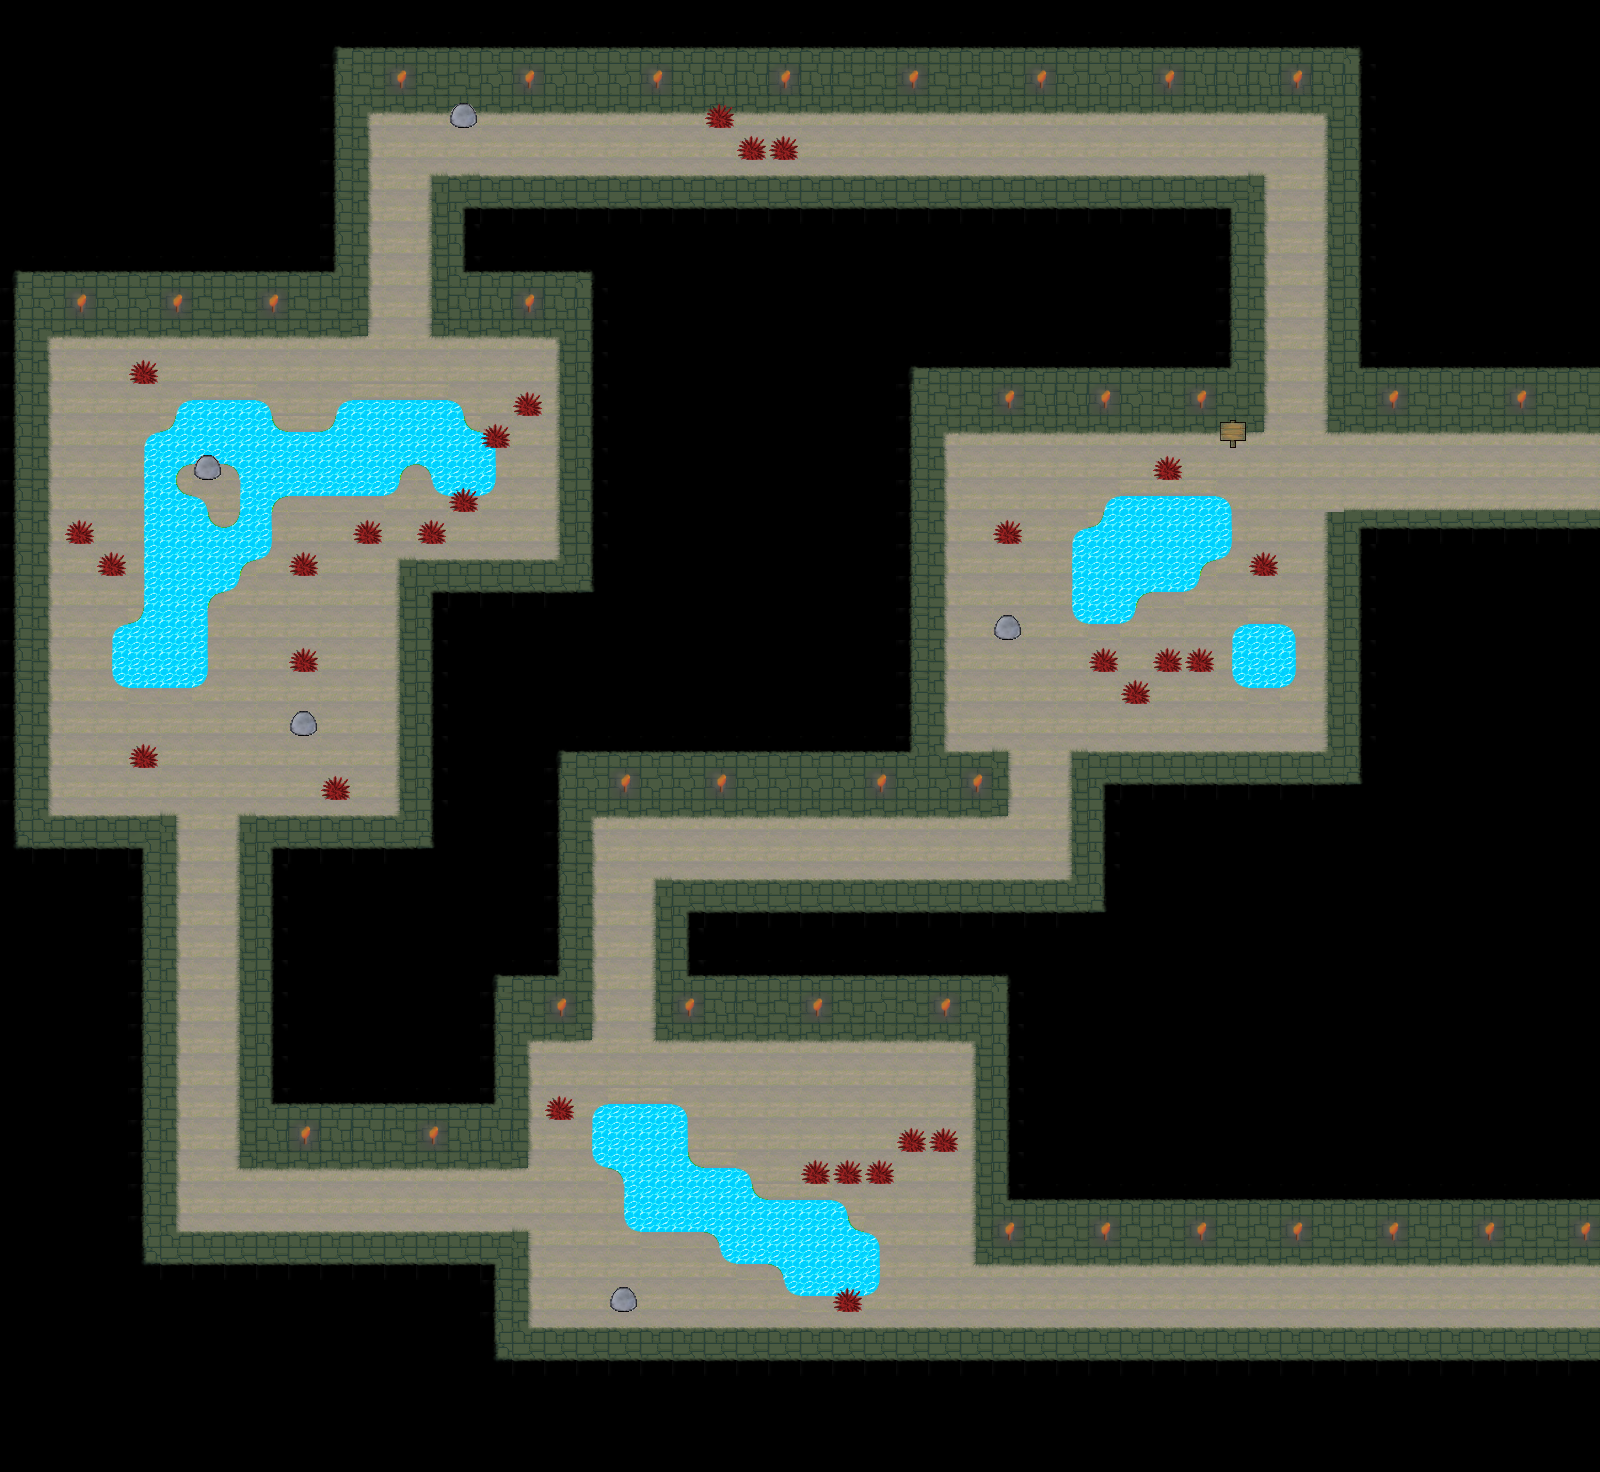

A level layout from a 2D game, rendered from its tile map. Below: a short description, then the map file with tile-grid data replaced by summaries:
An orthogonal 50x46 tile map with 32x32 px tiles, 4 tile layers (Hintergrund, Hintergrund2, Dekoration, Vordergrund), 2 tilesets and 80 objects (26x Welt, Start).

<map version="1.0" orientation="orthogonal" renderorder="right-down" width="50" height="46" tilewidth="32" tileheight="32" nextobjectid="81">
 <tileset firstgid="1" source="../tilemap/cave.tsx" />
 <tileset firstgid="57" source="../tilemap/painful_decoration.tsx" />
 <layer name="Hintergrund" width="50" height="46">
  <data>[2300 cells, 1325 non-empty, 38 distinct tile ids]</data>
 </layer>
 <layer name="Hintergrund2" width="50" height="46">
  <data>[2300 cells, 160 non-empty, 5 distinct tile ids]</data>
 </layer>
 <layer name="Dekoration" width="50" height="46">
  <data>[2300 cells, 35 non-empty, 3 distinct tile ids]</data>
 </layer>
 <objectgroup name="Objekte">
  <object id="1" name="Spielerstart" type="Start" x="1563" y="478" width="10" height="10">
   <ellipse />
  </object>
  <object id="40" name="Ausgang" type="Welt" x="1560" y="1249.33" width="46.6667" height="89.3333" />
  <object id="41" name="Schild" type="Welt" x="1218.67" y="424" width="49.3333" height="54.6667" />
  <object id="57" name="Seeigel1" type="Welt" x="738.667" y="138.667" width="61.3333" height="25.3333" />
  <object id="58" name="Seeigel2" type="Welt" x="704" y="115.333" width="33.3333" height="14.6666" />
  <object id="59" name="Seeigel3" type="Welt" x="512.667" y="402" width="33.3333" height="23.9999" />
  <object id="60" name="Seeigel4" type="Welt" x="481.333" y="432.667" width="33.3333" height="17.9999" />
  <object id="61" name="Seeigel5" type="Welt" x="445.333" y="497.667" width="33.3333" height="17.9999" />
  <object id="62" name="Seeigel6" type="Welt" x="415.333" y="533" width="33.3333" height="19.9999" />
  <object id="63" name="Seeigel7" type="Welt" x="352.667" y="532.667" width="33.3333" height="19.9999" />
  <object id="64" name="Seeigel8" type="Welt" x="287.333" y="564" width="33.3333" height="19.9999" />
  <object id="65" name="Seeigel9" type="Welt" x="287.333" y="658.667" width="33.3333" height="19.9999" />
  <object id="66" name="Seeigel10" type="Welt" x="320" y="789.333" width="33.3333" height="19.9999" />
  <object id="67" name="Seeigel11" type="Welt" x="126.667" y="757.333" width="33.3333" height="19.9999" />
  <object id="68" name="Seeigel12" type="Welt" x="94" y="565.333" width="33.3333" height="19.9999" />
  <object id="69" name="Seeigel13" type="Welt" x="62.6667" y="533.333" width="33.3333" height="19.9999" />
  <object id="70" name="Seeigel14" type="Welt" x="127.333" y="374.667" width="33.3333" height="19.9999" />
  <object id="71" name="Seeigel15" type="Welt" x="1151.33" y="455.5" width="33.3333" height="31.4999" />
  <object id="72" name="Seeigel16" type="Welt" x="990.833" y="531.25" width="33.3333" height="20.4999" />
  <object id="73" name="Seeigel17" type="Welt" x="1248.33" y="566.75" width="33.3333" height="19.4999" />
  <object id="74" name="Seeigel18" type="Welt" x="1151.83" y="658.25" width="65.8333" height="19.4999" />
  <object id="75" name="Seeigel19" type="Welt" x="1119.33" y="692.25" width="33.3333" height="21.9999" />
  <object id="76" name="Seeigel20" type="Welt" x="1086.83" y="641" width="33.3333" height="41.4999" />
  <object id="77" name="Seeigel21" type="Welt" x="543.333" y="1106.25" width="33.3333" height="18.4999" />
  <object id="78" name="Seeigel22" type="Welt" x="798.333" y="1169.75" width="96.3333" height="18.4999" />
  <object id="79" name="Seeigel23" type="Welt" x="893.833" y="1138.75" width="69.3333" height="18.4999" />
  <object id="80" name="Seeigel24" type="Welt" x="828.333" y="1300.75" width="39.3333" height="18.4999" />
 </objectgroup>
 <objectgroup name="Kollisionen">
  <object id="2" x="1328" y="362.667" width="277.333" height="69.3333" />
  <object id="3" x="1329.33" y="48" width="30.6667" height="321.333" />
  <object id="4" x="334.667" y="46.6667" width="994.667" height="62.6667" />
  <object id="5" x="449.333" y="105.333" width="28" height="25.3333" />
  <object id="6" x="333.333" y="106.667" width="37.3333" height="232" />
  <object id="7" x="13.3333" y="274.667" width="321.333" height="62.6667" />
  <object id="8" x="14.6667" y="336" width="33.3333" height="510.667" />
  <object id="9" x="40" y="817.333" width="134.667" height="30.6667" />
  <object id="10" x="145.333" y="845.333" width="30.6667" height="421.333" />
  <object id="11" x="173.333" y="1234.67" width="354.667" height="28" />
  <object id="12" x="496" y="1257.33" width="34.6667" height="101.333" />
  <object id="13" x="526.667" y="1326.67" width="1076" height="33.3333" />
  <object id="14" x="1236" y="629.333" width="58.6667" height="53.3333" />
  <object id="15" x="1326.67" y="510.667" width="278.667" height="17.3333" />
  <object id="16" x="1326.67" y="525.333" width="33.3333" height="257.333" />
  <object id="17" x="1072" y="750.667" width="256" height="32" />
  <object id="18" x="1072" y="778.667" width="30.6667" height="130.667" />
  <object id="19" x="657.333" y="881.333" width="418.667" height="28" />
  <object id="20" x="657.333" y="902.667" width="28" height="134.667" />
  <object id="21" x="684" y="978.667" width="324" height="61.3333" />
  <object id="22" x="976" y="1034.67" width="30.6667" height="226.667" />
  <object id="23" x="1000" y="1201.33" width="601.333" height="58.6667" />
  <object id="24" x="430.667" y="173.333" width="834.667" height="33.3333" />
  <object id="25" x="430.667" y="201.333" width="33.3333" height="132" />
  <object id="26" x="461.333" y="270.667" width="129.333" height="62.6667" />
  <object id="27" x="557.333" y="328" width="33.3333" height="261.333" />
  <object id="28" x="400" y="560" width="161.333" height="32" />
  <object id="29" x="400" y="592" width="30.6667" height="253.333" />
  <object id="30" x="240" y="816" width="161.333" height="30.6667" />
  <object id="31" x="240" y="845.333" width="30.6667" height="317.333" />
  <object id="32" x="264" y="1102.67" width="260" height="60" />
  <object id="33" x="494.667" y="977.333" width="30.6667" height="124" />
  <object id="34" x="522.667" y="974.667" width="66.6667" height="60" />
  <object id="35" x="558.667" y="754.667" width="32" height="221.333" />
  <object id="36" x="588" y="754.667" width="412" height="54.6667" />
  <object id="37" x="910.667" y="365.333" width="33.3333" height="389.333" />
  <object id="38" x="942.667" y="364" width="318.667" height="62.6667" />
  <object id="39" x="1229.33" y="200" width="34.6667" height="165.333" />
  <object id="42" x="289.333" y="726.667" width="29.3333" height="10.6667" />
  <object id="43" x="993.333" y="630.667" width="30.6667" height="9.33333" />
  <object id="44" x="606.667" y="1298.67" width="32" height="13.3333" />
  <object id="45" x="596" y="1106.67">
   <polygon points="0,0 -1.33333,56 37.3333,118.667 113.333,121.333 102.667,60 80,-1.33333" />
  </object>
  <object id="46" x="690.667" y="1168">
   <polygon points="0,0 49.3333,1.33333 76,32 81.3333,94.6667 37.3333,94.6667 8,52" />
  </object>
  <object id="47" x="760" y="1200">
   <polygon points="0,0 76,1.33333 116,42.6667 117.333,89.3333 30.6667,89.3333 4,52" />
  </object>
  <object id="48" x="1074.67" y="537.333">
   <polygon points="0,0 37.3333,-37.3333 149.333,-40 150.667,14.6667 112,50.6667 66.6667,52" />
  </object>
  <object id="49" x="1084" y="537.333">
   <polygon points="0,0 -10.6667,8 -9.33333,81.3333 46.6667,86.6667 66.6667,37.3333" />
  </object>
  <object id="50" x="492" y="440">
   <polygon points="0,0 -1.33333,50.6667 -54.6667,53.3333 -65.3333,22.6667 -68,-38.6667 -36,-38.6667" />
  </object>
  <object id="51" x="333.333" y="428">
   <polygon points="0,0 10.6667,-26.6667 102.667,-25.3333 102.667,37.3333 61.3333,33.3333" />
  </object>
  <object id="52" x="280" y="432">
   <polygon points="0,0 70.6667,-1.33333 122.667,22.6667 110.667,60 -5.33333,61.3333" />
  </object>
  </objectgroup>
 <layer name="Vordergrund" width="50" height="46">
  <data>[2300 cells, 0 non-empty, 0 distinct tile ids]</data>
 </layer>
</map>
<!-- 4 of 80 objects omitted -->
